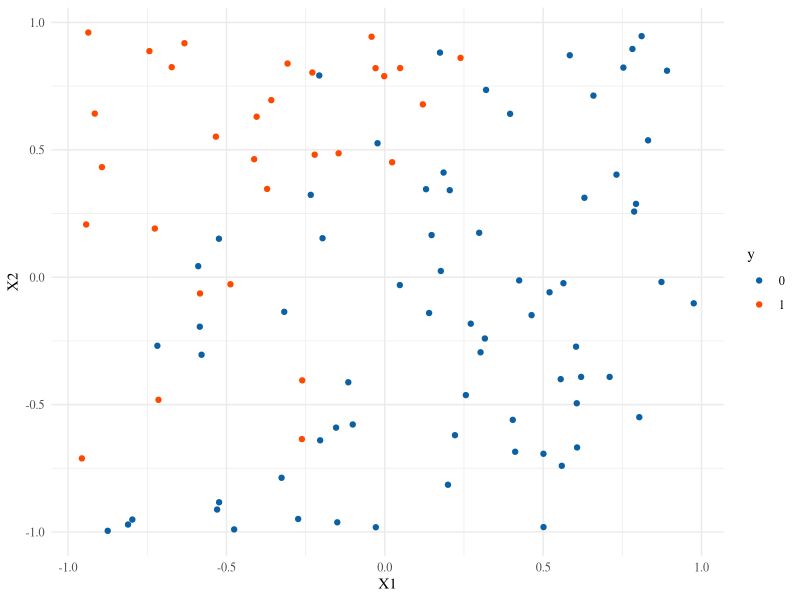
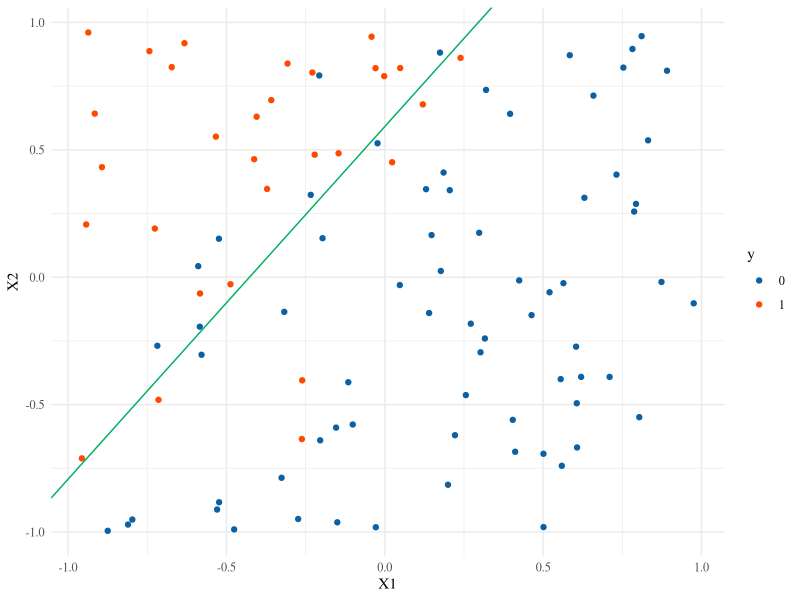
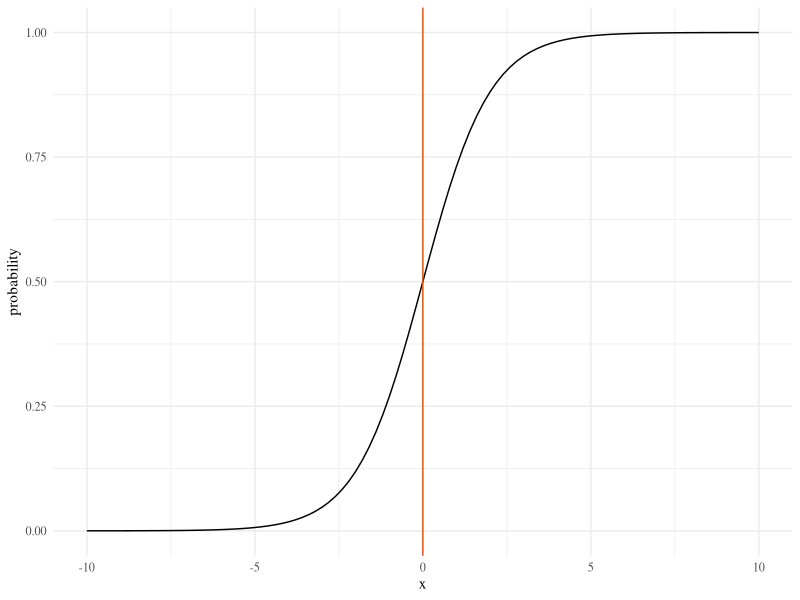
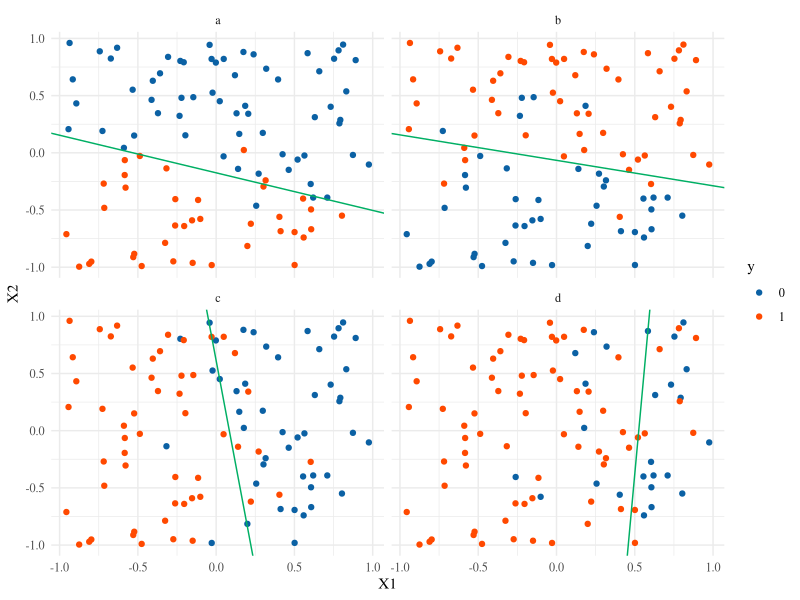
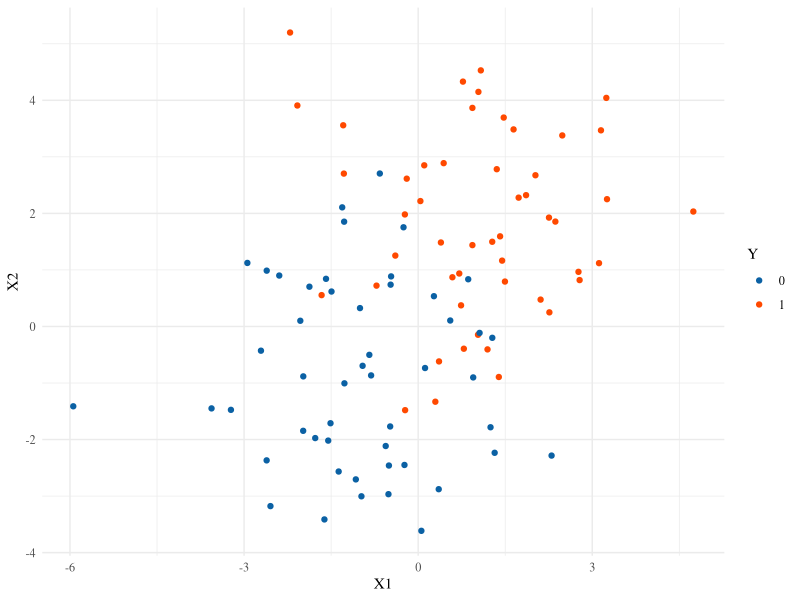
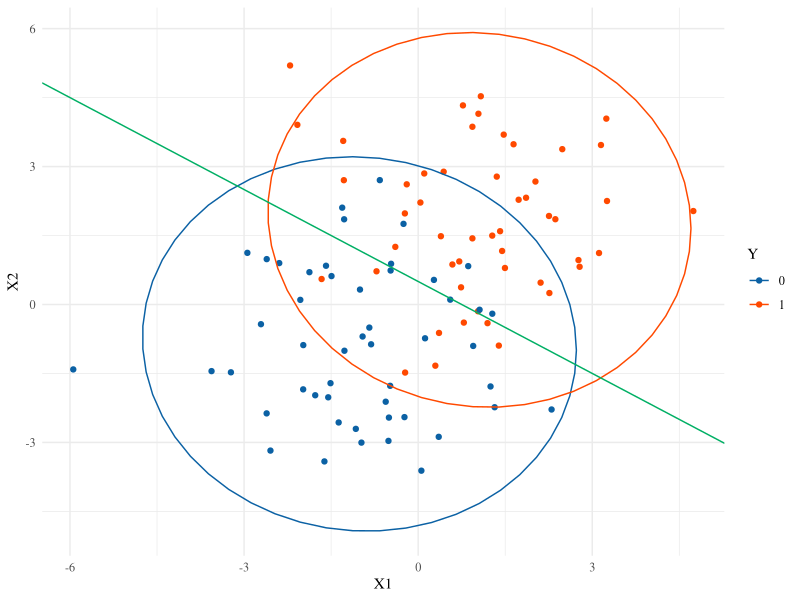
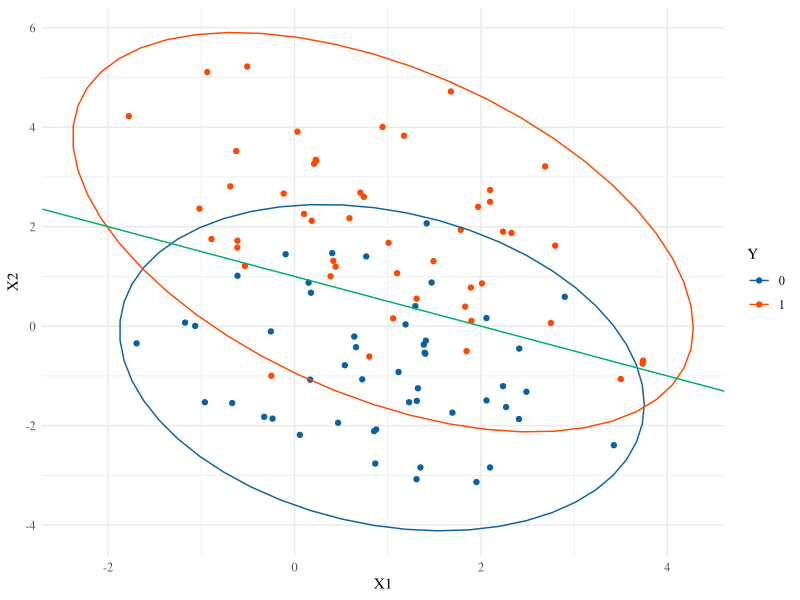
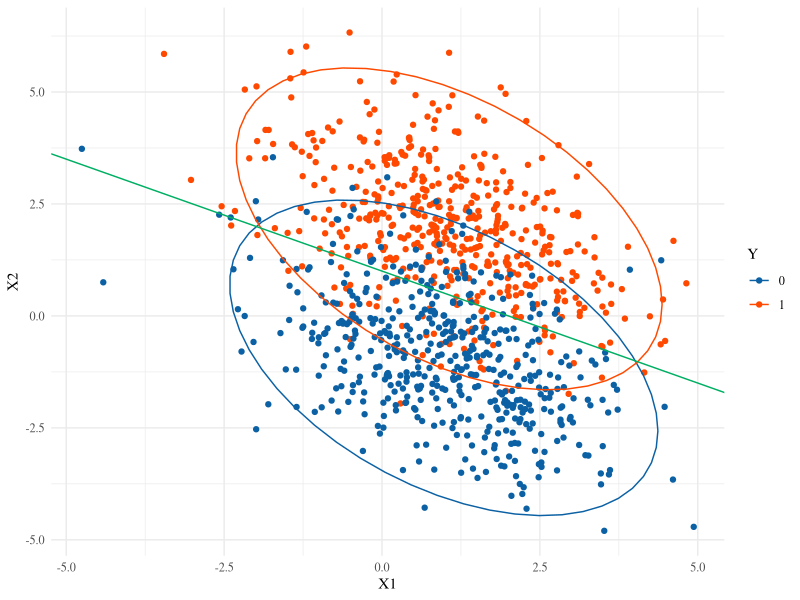

Here is the R script that generated these plots, in order: (Note: this script raises an error after producing the figures.)
## ---- chunk 1
library(knitr)
opts_chunk$set(message=FALSE, warning=FALSE, fig.align='center',fig.width=10,
               fig.height=6, cache=TRUE, autodep = TRUE)
library(tidyverse)
library(data.table)
theme_set(theme_minimal(base_family="Times"))
green = '#00AF64'
blue = '#0B61A4'
red = '#FF4900'
orange = '#FF9200'
## ---- chunk 2
set.seed(2018-04-03)
logit <- function(z){ # can this take in any z?
  log(z)-log(1-z)
}
ilogit <- function(z){ # what about this one?
  exp(z)/(1+exp(z))
}

# slightly modified from the text
sim.logistic <- function(X, beta.0, beta) {
  # Note: I'm passing in an x matrix => I need ncol(x)==length(beta)
  linear.parts = beta.0 + X%*%beta 
  y = as.factor(rbinom(nrow(X), size=1, prob=ilogit(linear.parts)))
  return(data.frame(y,X))
}
X <- matrix(runif(100*2, min=-1,max=1),ncol=2)
df = sim.logistic(X, -2.5, c(-5,5))
## ---- chunk 3
g <- ggplot(df, aes(X1,X2,color=y)) + geom_point() +
  scale_color_manual(values=c(blue,red))
g
log.lm = glm(y~.,data=df, family='binomial')
summary(log.lm)
## ---- chunk 4
cc = coefficients(log.lm)
g + geom_abline(intercept = -cc[1]/cc[3], slope = -cc[2]/cc[3], color=green)
## ---- chunk 5
ggplot(data.frame(x=c(-10,10)), aes(x)) + stat_function(fun=ilogit) + 
  geom_vline(xintercept = 0, color=red) + ylab('probability')
## ---- chunk 6
decision.boundary <- function(ddd){
  cc = coefficients(glm(y~X1+X2,data=ddd,family='binomial'))
  return(data.frame(intercept=-cc[1]/cc[3],slope=-cc[2]/cc[3]))
}
newdf = list()
for(i in 1:4){
  newdf[[i]] = sim.logistic(X, rnorm(1), rnorm(2,sd=3))
}
names(newdf) = letters[1:4]
newdf = data.table::rbindlist(newdf, idcol="index") %>% group_by(index)
dbs = newdf %>% do(decision.boundary(.))
ggplot(newdf, aes(X1,X2,color=y)) + geom_point() +
  scale_color_manual(values=c(blue,red)) + facet_wrap(~index) +
  geom_abline(mapping=aes(intercept=intercept, slope=slope),data=dbs,color=green)
dbs
## ---- chunk 7
library(mvtnorm)
n = 100
pi1 = 0.5
n1 = floor(n*pi1); n0 = n-n1
mu1 = c(1,2); mu0 = c(-1,-1)
Sigma = 2*diag(2)
X1 = rmvnorm(n1, mu1, Sigma) 
X2 = rmvnorm(n0, mu0, Sigma)
X = rbind(X1,X2)
Y = factor(c(rep(1,n1),rep(0,n0)))
df = data.frame(Y,X)
g <- ggplot(df, aes(X1,X2,color=Y)) + geom_point() + scale_color_manual(values=c(blue,red))
g
## ---- chunk 8
Sinv = solve(Sigma)
slope.vec = t(mu1-mu0) %*% Sinv
intercept = 0.5*(t(mu0) %*% Sinv %*% mu0 - t(mu1) %*% Sinv %*% mu1)
g + stat_ellipse(type='norm') + # these are estimated, not the truth
  geom_abline(intercept = -intercept/slope.vec[2], 
              slope = -slope.vec[1]/slope.vec[2], color=green)
## ---- chunk 9
mu1 = c(1,2); mu0 = c(1,-1)
Sigma = 2*matrix(c(1,-.5,-.5,1),2)
X1 = rmvnorm(n1, mu1, Sigma) 
X2 = rmvnorm(n0, mu0, Sigma)
X = rbind(X1,X2)
Y = factor(c(rep(1,n1),rep(0,n0)))
df = data.frame(Y,X)
Sinv = solve(Sigma)
slope.vec = t(mu1-mu0) %*% Sinv
intercept = 0.5*(t(mu0) %*% Sinv %*% mu0 - t(mu1) %*% Sinv %*% mu1)
ggplot(df, aes(X1,X2,color=Y)) + geom_point() + scale_color_manual(values=c(blue,red)) +
  stat_ellipse(type='norm') + 
  geom_abline(intercept = -intercept/slope.vec[2], 
              slope = -slope.vec[1]/slope.vec[2], color=green)
## ---- chunk 10
n1=500; n0=500
X1 = rmvnorm(n1, mu1, Sigma) 
X2 = rmvnorm(n0, mu0, Sigma)
X = rbind(X1,X2)
Y = factor(c(rep(1,n1),rep(0,n0)))
df = data.frame(Y,X)
Sinv = solve(Sigma)
slope.vec = t(mu1-mu0) %*% Sinv
intercept = 0.5*(t(mu0) %*% Sinv %*% mu0 - t(mu1) %*% Sinv %*% mu1)
ggplot(df, aes(X1,X2,color=Y)) + geom_point() + scale_color_manual(values=c(blue,red)) +
  stat_ellipse(type='norm') + 
  geom_abline(intercept = -intercept/slope.vec[2], 
              slope = -slope.vec[1]/slope.vec[2], color=green)
## ---- chunk 11
n1=75; n0=25
X1 = rmvnorm(n1, mu1, Sigma) 
X2 = rmvnorm(n0, mu0, Sigma)
X = rbind(X1,X2)
y = factor(c(rep(1,n1),rep(0,n0)))
df = data.frame(y,X)
Sinv = solve(Sigma)
slope.vec = t(mu1-mu0) %*% Sinv
intercept = 0.5*(t(mu0) %*% Sinv %*% mu0 - t(mu1) %*% Sinv %*% mu1) + log(.75) - log(.25)
ggplot(df, aes(X1,X2,color=y)) + geom_point() + scale_color_manual(values=c(blue,red)) +
  stat_ellipse(type='norm') + 
  geom_abline(intercept = -intercept/slope.vec[2], 
              slope = -slope.vec[1]/slope.vec[2], color=green)
## ---- chunk 12
lda.disc <- function(fit,df){
  pi0 = fit$prior[1]
  pi1 = fit$prior[2]
  mu0 = fit$means[1,]
  mu1 = fit$means[2,]
  S = pi0*cov(filter(df,Y==0)[,-1]) + pi1*cov(filter(df,Y==1)[,-1])
  Sinv = solve(S)
  slope.vec = t(mu1-mu0) %*% Sinv
  intercept = 0.5*(t(mu0) %*% Sinv %*% mu0 - t(mu1) %*% Sinv %*% mu1) + log(.75) - log(.25)
  int = -intercept/slope.vec[2]
  sl = -slope.vec[1]/slope.vec[2]
  return(data.frame(intercept=int,slope=sl))
}
## ---- chunk 13
library(MASS)
lda.fit = lda(y~X1+X2, data=df) 
sl.int = lda.disc(lda.fit,df)
log.bd = decision.boundary(df)
truth = data.frame(intercept=-intercept/slope.vec[2], slope=-slope.vec[1]/slope.vec[2])
dfa = rbind(sl.int,log.bd,truth)
dfa$discriminant = c('lda','logistic','truth')
ggplot(df, aes(X1,X2,color=Y)) + geom_point() + scale_color_brewer(palette = 'Set1')+
  stat_ellipse(type='norm') + 
  geom_abline(mapping=aes(intercept=intercept, slope=slope,color=discriminant),data=dfa)
